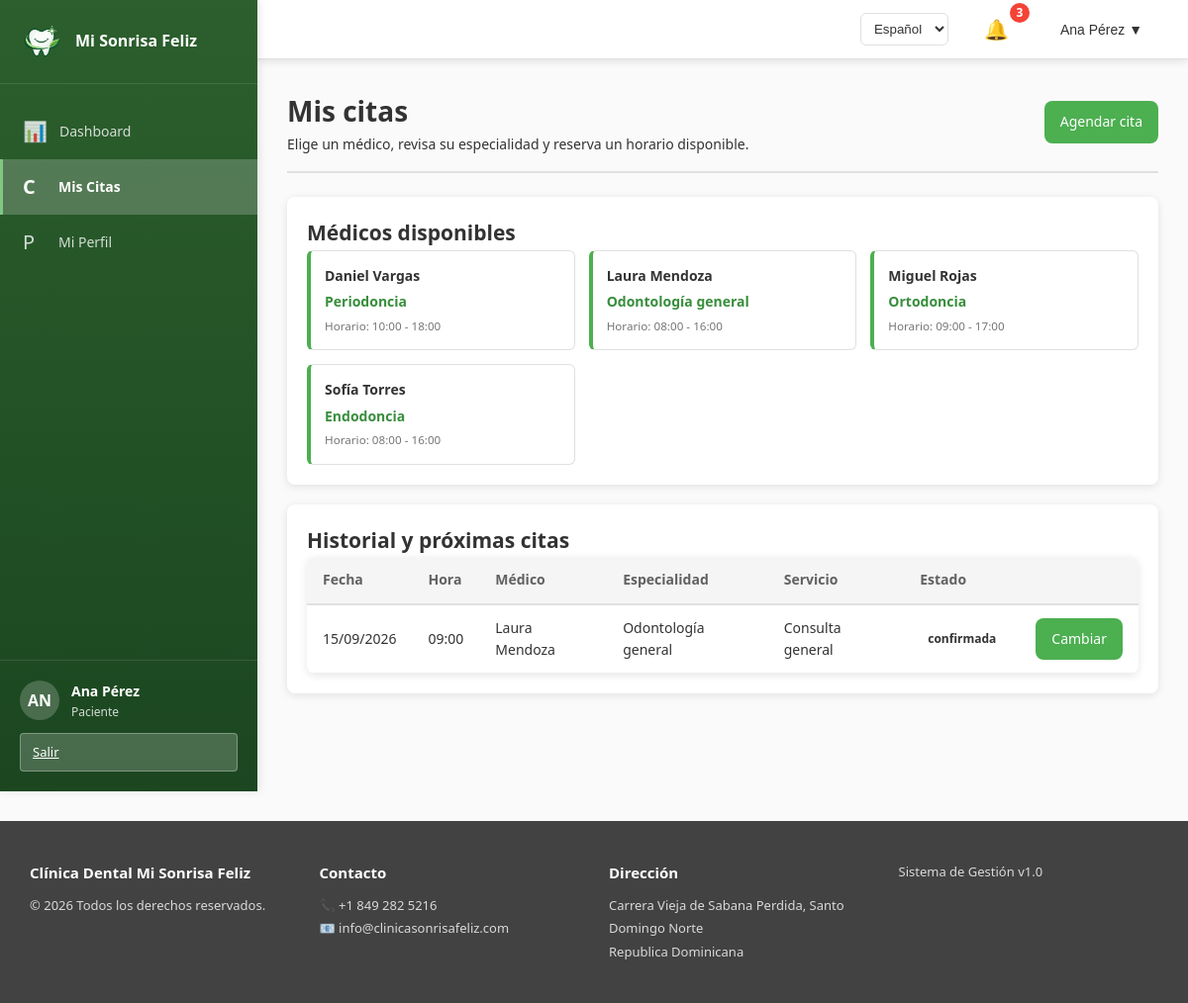
Page /pages/mis_citas.php (signed in) on the committed database.
### tables this page shows
CREATE TABLE IF NOT EXISTS doctores (
 id_doctor INT AUTO_INCREMENT PRIMARY KEY, id_usuario INT UNIQUE, id_especialidad INT NOT NULL,
 nombre VARCHAR(100) NOT NULL DEFAULT '', apellido VARCHAR(100) NOT NULL DEFAULT '', cedula VARCHAR(25) UNIQUE,
 telefono VARCHAR(25), email VARCHAR(120), direccion VARCHAR(255), numero_colegiado VARCHAR(60) NOT NULL UNIQUE,
 experiencia_anios SMALLINT UNSIGNED DEFAULT 0, horario_entrada TIME, horario_salida TIME,
 estado ENUM('activo','inactivo','licencia') DEFAULT 'activo', fecha_creacion TIMESTAMP DEFAULT CURRENT_TIMESTAMP,
 CONSTRAINT fk_doctor_usuario FOREIGN KEY(id_usuario) REFERENCES usuarios(id_usuario) ON DELETE SET NULL,
 CONSTRAINT fk_doctor_especialidad FOREIGN KEY(id_especialidad) REFERENCES especialidades(id_especialidad)
);

CREATE TABLE IF NOT EXISTS especialidades (
 id_especialidad INT AUTO_INCREMENT PRIMARY KEY, nombre_especialidad VARCHAR(100) NOT NULL UNIQUE,
 descripcion TEXT, estado ENUM('activo','inactivo') DEFAULT 'activo', fecha_creacion TIMESTAMP DEFAULT CURRENT_TIMESTAMP
);

CREATE TABLE IF NOT EXISTS citas (
 id_cita INT AUTO_INCREMENT PRIMARY KEY, id_paciente INT NOT NULL, id_doctor INT NOT NULL, id_servicio INT NOT NULL,
 fecha_cita DATE NOT NULL, hora_cita TIME NOT NULL, estado_cita ENUM('programada','confirmada','completada','cancelada','no_asistio') DEFAULT 'programada',
 notas TEXT, fecha_creacion TIMESTAMP DEFAULT CURRENT_TIMESTAMP,
 CONSTRAINT fk_cita_paciente FOREIGN KEY(id_paciente) REFERENCES pacientes(id_paciente),
 CONSTRAINT fk_cita_doctor FOREIGN KEY(id_doctor) REFERENCES doctores(id_doctor),
 CONSTRAINT fk_cita_servicio FOREIGN KEY(id_servicio) REFERENCES servicios(id_servicio),
 UNIQUE KEY uq_cita_doctor_hora(id_doctor,fecha_cita,hora_cita)
);

CREATE TABLE IF NOT EXISTS servicios (
 id_servicio INT AUTO_INCREMENT PRIMARY KEY, nombre_servicio VARCHAR(120) NOT NULL UNIQUE,
 descripcion TEXT, costo_servicio DECIMAL(10,2) NOT NULL, duracion_minutos SMALLINT UNSIGNED,
 estado ENUM('activo','inactivo') DEFAULT 'activo', fecha_creacion TIMESTAMP DEFAULT CURRENT_TIMESTAMP
);

### config/database.php (called while the page is built, shortened)
<?php
function executeQuery($sql, $params = []) {
    $conn = $GLOBALS['db_connection'];
    if (!empty($params)) {
        $stmt = $conn->prepare($sql);
        $types = '';
        foreach ($params as $param) {
            if (is_int($param)) {
                $types .= 'i';
            } elseif (is_float($param)) {
                $types .= 'd';
            } else {
                $types .= 's';
            }
        }
        $stmt->bind_param($types, ...$params);
        if (!$stmt->execute()) {
            throw new Exception("Execute failed: " . $stmt->error);
        }
        return $stmt;
    } else {
        $result = $conn->query($sql);
        return $result;
    }
}
function getRecord($sql, $params = []) {
    try {
        $result = executeQuery($sql, $params);
        if ($result instanceof mysqli_stmt) {
            $result = $result->get_result();
        }
        return $result->fetch_assoc();
    } catch (Exception $e) {
        error_log("Database Error: " . $e->getMessage());
        return null;
    }
}
function getRecords($sql, $params = []) {
    try {
        $result = executeQuery($sql, $params);
        if ($result instanceof mysqli_stmt) {
            $result = $result->get_result();
        }
        $records = [];
        while ($row = $result->fetch_assoc()) {
            $records[] = $row;
        }
        return $records;
    } catch (Exception $e) {
        error_log("Database Error: " . $e->getMessage());
        return [];
    }
}
?>

### pages/mis_citas.php (the view, shortened to what this page needs)
<?php
require_once __DIR__ . '/../config/database.php';
$patient = getRecord('SELECT id_paciente FROM pacientes WHERE id_usuario = ?', [(int) $_SESSION['user_id']]);
$patientId = (int) $patient['id_paciente'];
$doctors = getRecords("SELECT d.id_doctor, CONCAT(d.nombre, ' ', d.apellido) nombre, e.nombre_especialidad especialidad, d.horario_entrada, d.horario_salida FROM doctores d JOIN especialidades e ON e.id_especialidad = d.id_especialidad WHERE d.estado = 'activo' ORDER BY d.nombre");
$appointments = getRecords("SELECT c.*, CONCAT(d.nombre, ' ', d.apellido) doctor, e.nombre_especialidad, s.nombre_servicio FROM citas c JOIN doctores d ON d.id_doctor=c.id_doctor JOIN especialidades e ON e.id_especialidad=d.id_especialidad JOIN servicios s ON s.id_servicio=c.id_servicio WHERE c.id_paciente=? ORDER BY c.fecha_cita, c.hora_cita", [$patientId]);
include __DIR__ . '/../includes/header.php';
?>
<div class="page-header"><div><h1>Mis citas</h1><p>Elige un médico, revisa su especialidad y reserva un horario disponible.</p></div><a class="btn btn-primary" href="?new=1">Agendar cita</a></div>
<section class="content-section doctors"><h2>Médicos disponibles</h2><div class="doctor-grid"><?php foreach($doctors as $doctor): ?><article><strong><?=htmlspecialchars($doctor['nombre'])?></strong><span><?=htmlspecialchars($doctor['especialidad'])?></span><small>Horario: <?=substr($doctor['horario_entrada'],0,5)?> - <?=substr($doctor['horario_salida'],0,5)?></small></article><?php endforeach; ?></div></section>
<section class="content-section mt-20"><h2>Historial y próximas citas</h2><?php if(!$appointments): ?><div class="alert alert-info">Aún no tienes citas registradas.</div><?php else: ?><div class="table-responsive"><table class="table"><thead><tr><th>Fecha</th><th>Hora</th><th>Médico</th><th>Especialidad</th><th>Servicio</th><th>Estado</th><th></th></tr></thead><tbody><?php foreach($appointments as $appointment): ?><tr><td><?=date('d/m/Y',strtotime($appointment['fecha_cita']))?></td><td><?=substr($appointment['hora_cita'],0,5)?></td><td><?=htmlspecialchars($appointment['doctor'])?></td><td><?=htmlspecialchars($appointment['nombre_especialidad'])?></td><td><?=htmlspecialchars($appointment['nombre_servicio'])?></td><td><span class="badge badge-<?=htmlspecialchars($appointment['estado_cita'])?>"><?=htmlspecialchars($appointment['estado_cita'])?></span></td><td><?php if($appointment['fecha_cita'] >= date('Y-m-d') && in_array($appointment['estado_cita'],['programada','confirmada'])): ?><a class="btn btn-sm btn-primary" href="?edit=<?=(int)$appointment['id_cita']?>">Cambiar</a><?php endif; ?></td></tr><?php endforeach; ?></tbody></table></div><?php endif; ?></section>
<?php include __DIR__ . '/../includes/footer.php'; ?>

### assets/css/style.css (style rules this page uses)
:root { --primary-color: #4CAF50; --primary-dark: #388E3C; --primary-light: #81C784; --danger-color: #f44336; --warning-color: #ff9800; --success-color: #4CAF50; --info-color: #2196F3; --gray-100: #f5f5f5; --gray-200: #eeeeee; --gray-300: #e0e0e0; --gray-400: #bdbdbd; --gray-500: #9e9e9e; --gray-600: #757575; --gray-700: #616161; --gray-800: #424242; --gray-900: #212121; --text-color: #333333; --border-radius: 8px; --box-shadow: 0 2px 8px rgba(0, 0, 0, 0.1); --box-shadow-lg: 0 4px 16px rgba(0, 0, 0, 0.15); --transition: all 0.3s ease; }
* { margin: 0; padding: 0; box-sizing: border-box; }
html, body { height: 100%; font-family: 'Segoe UI', Tahoma, Geneva, Verdana, sans-serif; font-size: 14px; line-height: 1.6; color: var(--text-color); background-color: #fafafa; }
button, .btn, a.btn { padding: 10px 16px; border: none; border-radius: var(--border-radius); font-size: 14px; font-weight: 500; cursor: pointer; transition: var(--transition); display: inline-block; text-decoration: none; text-align: center; }
.btn-primary { background-color: var(--primary-color); color: white; }
.btn-sm { padding: 6px 12px; font-size: 12px; }
.table { width: 100%; border-collapse: collapse; background-color: white; border-radius: var(--border-radius); overflow: hidden; box-shadow: var(--box-shadow); }
.table thead { background-color: var(--gray-100); border-bottom: 2px solid var(--gray-300); }
.table th { padding: 12px 16px; text-align: left; font-weight: 600; color: var(--gray-700); }
.table td { padding: 12px 16px; border-bottom: 1px solid var(--gray-200); }
.table-responsive { overflow-x: auto; -webkit-overflow-scrolling: touch; background-color: white; border-radius: var(--border-radius); box-shadow: var(--box-shadow); }
.badge { display: inline-block; padding: 4px 8px; border-radius: 20px; font-size: 12px; font-weight: 600; }
.mt-20 { margin-top: 20px; }

### assets/css/dashboard.css (style rules this page uses)
:root { --primary-color: #4CAF50; --primary-dark: #388E3C; --primary-light: #81C784; --danger-color: #f44336; --warning-color: #ff9800; --success-color: #4CAF50; --sidebar-width: 260px; --sidebar-width-collapsed: 80px; --topbar-height: 60px; --text-color: #333333; --gray-100: #f5f5f5; --gray-200: #eeeeee; --gray-300: #e0e0e0; --gray-500: #9e9e9e; --gray-700: #616161; --border-radius: 8px; --box-shadow: 0 2px 8px rgba(0, 0, 0, 0.1); --box-shadow-lg: 0 4px 16px rgba(0, 0, 0, 0.15); }

### pages/mis_citas.php (style rules this page uses)
.page-header { display:flex;justify-content:space-between;align-items:center;margin-bottom:24px;border-bottom:2px solid var(--gray-300);padding-bottom:16px }
.content-section { background:#fff;padding:20px;border-radius:8px;box-shadow:var(--box-shadow) }
.doctor-grid { display:grid;grid-template-columns:repeat(auto-fit,minmax(210px,1fr));gap:14px }
.doctor-grid article { border:1px solid var(--gray-300);border-left:4px solid var(--primary-color);padding:14px;border-radius:6px;display:flex;flex-direction:column;gap:4px }
.doctor-grid span { color:var(--primary-dark);font-weight:600 }
.doctor-grid small { color:var(--gray-600) }

### rows in the picture
doctores: nombre "Daniel Vargas", id_especialidad.nombre_especialidad "Periodoncia", horario_entrada "10:00", horario_salida "18:00"
doctores: nombre "Laura Mendoza", id_especialidad.nombre_especialidad "Odontología general", horario_entrada "08:00", horario_salida "16:00"
doctores: nombre "Miguel Rojas", id_especialidad.nombre_especialidad "Ortodoncia", horario_entrada "09:00", horario_salida "17:00"
doctores: nombre "Sofía Torres", id_especialidad.nombre_especialidad "Endodoncia", horario_entrada "08:00", horario_salida "16:00"
citas: fecha_cita "15/09/2026", hora_cita "09:00", doctor "Laura Mendoza", especialidades.nombre_especialidad "Odontología general", id_servicio.nombre_servicio "Consulta general", estado_cita "confirmada"

### other values in the picture
$item['icon'] "📊"
$item['label'] "Dashboard"
$item['icon'] "C"
$item['label'] "Mis Citas"
$item['icon'] "P"
$item['label'] "Mi Perfil"
substr($_SESSION['user_name'], 0, 2) "AN"
displayText($_SESSION['user_name']) "Ana Pérez"
displayText($_SESSION['user_role_name']) "Paciente"
